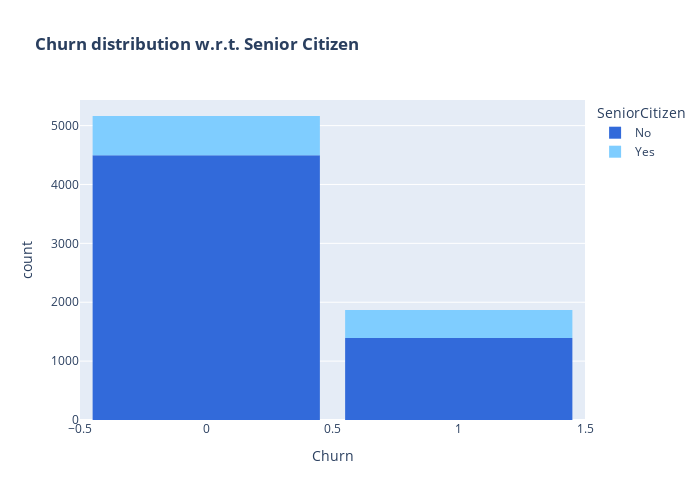

The cell this chart's notebook holds for it:
### Markdown cell above
* On the above visual, a conclusion can be obtained such that customers without dependents and customers who have partners are more likely to churn while senior citizens being the most of churn.

### Code cell
color_map = {"Yes": '#7fcdff', "No": '#326ada'}
fig = px.histogram(df, x="Churn", color="SeniorCitizen", title="<b>Churn distribution w.r.t. Senior Citizen</b>", color_discrete_map=color_map)
fig.update_layout(width=700, height=500, bargap=0.1)
fig.show()

### Figure 1 — Plotly figure (JSON) as saved in the notebook; plotly's stock layout.template omitted (floating-point values rounded to 4 significant figures; data arrays with more than 128 entries replaced by an {"elided": "..."} marker saying what was removed)
{"data": [{"alignmentgroup": "True", "bingroup": "x", "hovertemplate": "SeniorCitizen=No<br>Churn=%{x}<br>count=%{y}<extra></extra>", "legendgroup": "No", "marker": {"color": "#326ada", "pattern": {"shape": ""}}, "name": "No", "offsetgroup": "No", "orientation": "v", "showlegend": true, "type": "histogram", "x": {"elided": "5890 int values"}, "xaxis": "x", "yaxis": "y"}, {"alignmentgroup": "True", "bingroup": "x", "hovertemplate": "SeniorCitizen=Yes<br>Churn=%{x}<br>count=%{y}<extra></extra>", "legendgroup": "Yes", "marker": {"color": "#7fcdff", "pattern": {"shape": ""}}, "name": "Yes", "offsetgroup": "Yes", "orientation": "v", "showlegend": true, "type": "histogram", "x": {"elided": "1142 int values"}, "xaxis": "x", "yaxis": "y"}], "layout": {"bargap": 0.1, "barmode": "relative", "height": 500, "legend": {"title": {"text": "SeniorCitizen"}, "tracegroupgap": 0}, "title": {"text": "<b>Churn distribution w.r.t. Senior Citizen</b>"}, "width": 700, "xaxis": {"anchor": "y", "domain": [0, 1], "title": {"text": "Churn"}}, "yaxis": {"anchor": "x", "domain": [0, 1], "title": {"text": "count"}}}}
